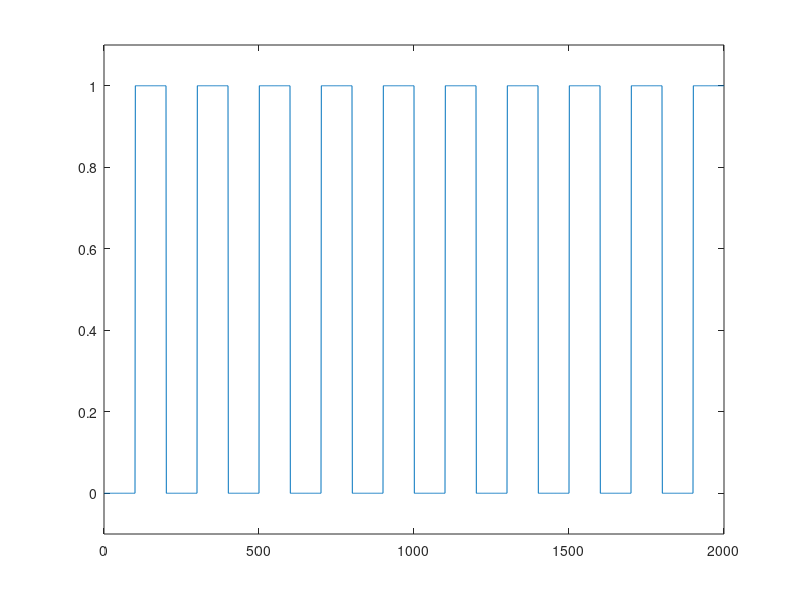

MATLAB code to generate this figure:
clc;
clear;

T = 0.01; %samling period
n = 0 : 300; % sample number
frequency = 2; % frequency of a sinusoid in hertz
x = cos(2*pi*frequency*n*T); % create three seconds of a cosine sinusoid
Xmags = abs(fft(x)); % get the magnitudes of the Discrete Fourier Transform
first_half_Xmags = Xmags(1 : round(length(Xmags)/2));

sample_times = n*T;
plot(sample_times,x);



repeating_segment = [ zeros(1, 100) ones(1, 100)];
num_periods = 10;
square_waveform = []; % empty variable
for k = 1 : num_periods
square_waveform = [square_waveform repeating_segment];
end
plot(square_waveform);
ylim([-0.1 1.1])

